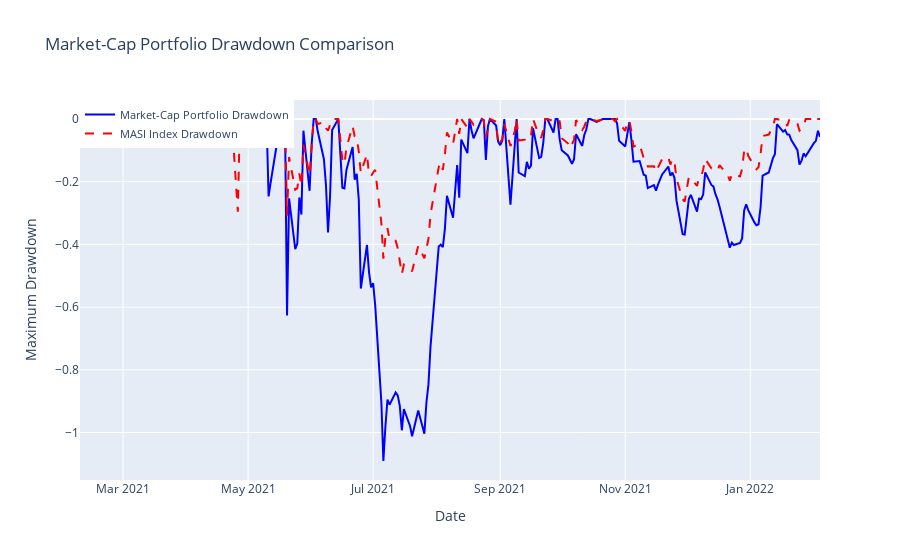

The notebook cell this image was saved under:
### Markdown cell above
Unlike the equal-weighted portfolio, the market-cap weighted portfolio gives more weight to larger companies, which may influence its performance. In this case, the market-cap weighted portfolio underperforms the MASI Index, particularly from mid-2021 onwards. While it experiences a slight uptick in performance towards the end of the period, it still lags behind the benchmark index, which demonstrates stronger and more consistent growth. This suggests that, during the testing period, larger companies included in the portfolio did not perform as well relative to the overall market.

### Code cell
# Create traces
marketcap_trace = go.Scatter(x=portfolio_returns_market_cap_weighted.index, y=maximum_drawdown(portfolio_returns_market_cap_weighted), mode='lines', name='Market-Cap Portfolio Drawdown', line=dict(color='blue'))
masi_trace = go.Scatter(x=benchmark_cumulative_returns.index, y=maximum_drawdown(benchmark_cumulative_returns), mode='lines', name='MASI Index Drawdown', line=dict(dash='dash', color='red'))

# Layout
layout = go.Layout(
    title='Market-Cap Portfolio Drawdown Comparison',
    xaxis=dict(title='Date'),
    yaxis=dict(title='Maximum Drawdown'),
    legend=dict(x=0, y=1, traceorder='normal', font=dict(size=11))
)

# Create figure
fig = go.Figure(data=[marketcap_trace, masi_trace], layout=layout)

# Show plot
fig.show()

### Figure 1 — Plotly figure (JSON) as saved in the notebook; plotly's stock layout.template omitted (floating-point values rounded to 4 significant figures; data arrays with more than 128 entries replaced by an {"elided": "..."} marker saying what was removed)
{"data": [{"line": {"color": "blue"}, "mode": "lines", "name": "Market-Cap Portfolio Drawdown", "type": "scatter", "x": {"elided": "249 str values"}, "y": {"elided": "249 float values"}}, {"line": {"color": "red", "dash": "dash"}, "mode": "lines", "name": "MASI Index Drawdown", "type": "scatter", "x": {"elided": "249 str values"}, "y": {"elided": "249 float values"}}], "layout": {"legend": {"font": {"size": 11}, "traceorder": "normal", "x": 0, "y": 1}, "title": {"text": "Market-Cap Portfolio Drawdown Comparison"}, "xaxis": {"title": {"text": "Date"}}, "yaxis": {"title": {"text": "Maximum Drawdown"}}}}
